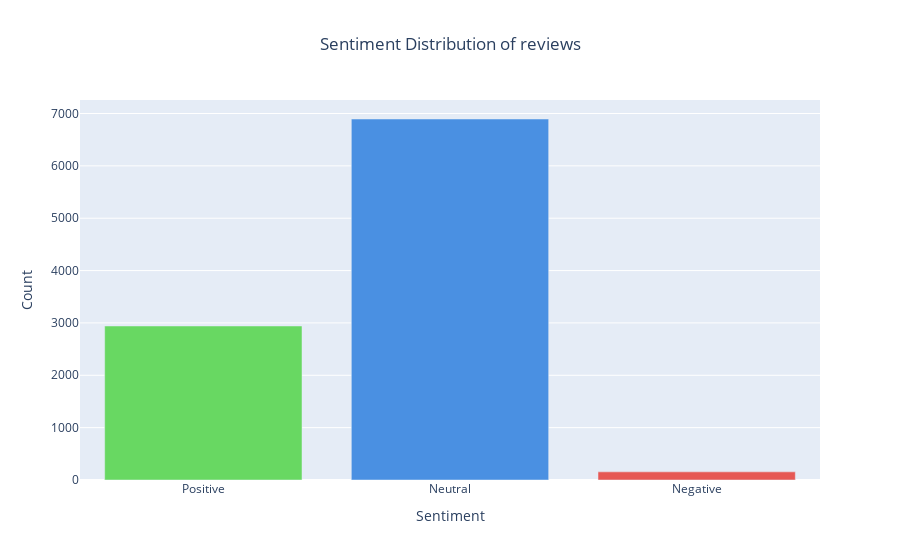

The notebook cell saved with this chart:
### Code cell
# Obtain the count of unique values for each category
positive_count = rev['pos'].sum()
neutral_count = rev['neu'].sum()
negative_count = rev['neg'].sum()

# Data
categories = ['Positive', 'Neutral', 'Negative']
counts = [positive_count, neutral_count, negative_count]
colors = ['#68D862', '#4A90E2', '#E65854']

# go Bar
trace = go.Bar(
    x=categories,
    y=counts,
    marker=dict(color=colors)
)

# Layout
layout = go.Layout(
    title='Sentiment Distribution of reviews', title_x=0.5,
    xaxis=dict(title='Sentiment'),
    yaxis=dict(title='Count')
)

# Figure
fig = go.Figure(data=[trace], layout=layout)

# Show
fig.show()

### Figure 1 — Plotly figure (JSON) as saved in the notebook; plotly's stock layout.template omitted (floating-point values rounded to 4 significant figures)
{"data": [{"marker": {"color": ["#68D862", "#4A90E2", "#E65854"]}, "type": "bar", "x": ["Positive", "Neutral", "Negative"], "y": [2941.0, 6895.0, 155.6]}], "layout": {"title": {"text": "Sentiment Distribution of reviews", "x": 0.5}, "xaxis": {"title": {"text": "Sentiment"}}, "yaxis": {"title": {"text": "Count"}}}}
